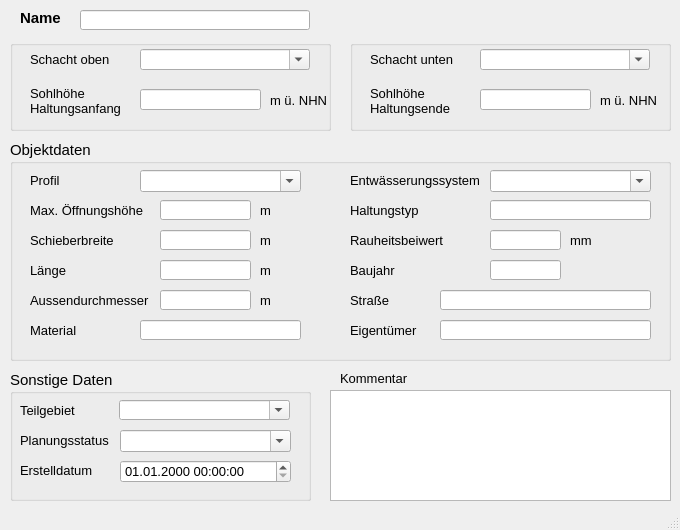
<?xml version="1.0" encoding="UTF-8"?>
<ui version="4.0">
 <class>MainWindow</class>
 <widget class="QMainWindow" name="MainWindow">
  <property name="geometry">
   <rect>
    <x>0</x>
    <y>0</y>
    <width>680</width>
    <height>530</height>
   </rect>
  </property>
  <property name="minimumSize">
   <size>
    <width>680</width>
    <height>530</height>
   </size>
  </property>
  <property name="font">
   <font>
    <family>Tahoma</family>
    <pointsize>10</pointsize>
   </font>
  </property>
  <property name="windowTitle">
   <string>Schieber</string>
  </property>
  <widget class="QWidget" name="centralwidget">
   <widget class="QLabel" name="label">
    <property name="geometry">
     <rect>
      <x>20</x>
      <y>10</y>
      <width>60</width>
      <height>16</height>
     </rect>
    </property>
    <property name="font">
     <font>
      <family>Tahoma</family>
      <pointsize>11</pointsize>
      <weight>75</weight>
      <bold>true</bold>
     </font>
    </property>
    <property name="text">
     <string>Name</string>
    </property>
   </widget>
   <widget class="QLineEdit" name="haltnam">
    <property name="geometry">
     <rect>
      <x>80</x>
      <y>10</y>
      <width>230</width>
      <height>20</height>
     </rect>
    </property>
    <property name="font">
     <font>
      <family>Tahoma</family>
      <pointsize>11</pointsize>
     </font>
    </property>
    <property name="toolTip">
     <string>&lt;html&gt;&lt;head/&gt;&lt;body&gt;&lt;p&gt;Eindeutige Bezeichnung&lt;/p&gt;&lt;/body&gt;&lt;/html&gt;</string>
    </property>
    <property name="statusTip">
     <string>Eindeutige Bezeichnung</string>
    </property>
   </widget>
   <widget class="QLabel" name="label_22">
    <property name="geometry">
     <rect>
      <x>340</x>
      <y>370</y>
      <width>81</width>
      <height>16</height>
     </rect>
    </property>
    <property name="font">
     <font>
      <family>Tahoma</family>
      <pointsize>10</pointsize>
     </font>
    </property>
    <property name="text">
     <string>Kommentar</string>
    </property>
   </widget>
   <widget class="QTextEdit" name="kommentar">
    <property name="geometry">
     <rect>
      <x>330</x>
      <y>390</y>
      <width>341</width>
      <height>111</height>
     </rect>
    </property>
    <property name="font">
     <font>
      <family>Tahoma</family>
      <pointsize>10</pointsize>
     </font>
    </property>
    <property name="toolTip">
     <string>&lt;html&gt;&lt;head/&gt;&lt;body&gt;&lt;p&gt;Platz für zusätzliche Kommentare&lt;/p&gt;&lt;/body&gt;&lt;/html&gt;</string>
    </property>
    <property name="statusTip">
     <string>Platz für zusätzliche Kommentare</string>
    </property>
   </widget>
   <widget class="QGroupBox" name="groupBox_3">
    <property name="geometry">
     <rect>
      <x>10</x>
      <y>370</y>
      <width>301</width>
      <height>131</height>
     </rect>
    </property>
    <property name="font">
     <font>
      <family>Tahoma</family>
      <pointsize>11</pointsize>
     </font>
    </property>
    <property name="title">
     <string>Sonstige Daten</string>
    </property>
    <widget class="QComboBox" name="teilgebiet">
     <property name="geometry">
      <rect>
       <x>109</x>
       <y>30</y>
       <width>171</width>
       <height>20</height>
      </rect>
     </property>
     <property name="font">
      <font>
       <family>Tahoma</family>
       <pointsize>10</pointsize>
      </font>
     </property>
     <property name="toolTip">
      <string>&lt;html&gt;&lt;head/&gt;&lt;body&gt;&lt;p&gt;Zuordnung zu definiertem Teilgebiet&lt;/p&gt;&lt;/body&gt;&lt;/html&gt;</string>
     </property>
     <property name="statusTip">
      <string>Zuordnung zu definiertem Teilgebiet</string>
     </property>
     <property name="editable">
      <bool>true</bool>
     </property>
    </widget>
    <widget class="QLabel" name="label_11">
     <property name="geometry">
      <rect>
       <x>10</x>
       <y>30</y>
       <width>71</width>
       <height>20</height>
      </rect>
     </property>
     <property name="font">
      <font>
       <family>Tahoma</family>
       <pointsize>10</pointsize>
      </font>
     </property>
     <property name="text">
      <string>Teilgebiet</string>
     </property>
     <property name="buddy">
      <cstring>simstatus</cstring>
     </property>
    </widget>
    <widget class="QComboBox" name="simstatus">
     <property name="geometry">
      <rect>
       <x>110</x>
       <y>60</y>
       <width>171</width>
       <height>22</height>
      </rect>
     </property>
     <property name="font">
      <font>
       <family>Tahoma</family>
       <pointsize>10</pointsize>
      </font>
     </property>
     <property name="toolTip">
      <string>&lt;html&gt;&lt;head/&gt;&lt;body&gt;&lt;p&gt;&lt;span style=&quot; font-family:'Calibri','sans-serif'; font-size:11pt;&quot;&gt;aktueller Status (z.B. vorhanden, in Planung etc.)&lt;/span&gt;&lt;/p&gt;&lt;/body&gt;&lt;/html&gt;</string>
     </property>
     <property name="statusTip">
      <string>aktueller Status (z.B. vorhanden, in Planung etc.)</string>
     </property>
     <property name="editable">
      <bool>true</bool>
     </property>
    </widget>
    <widget class="QgsDateTimeEdit" name="createdat">
     <property name="geometry">
      <rect>
       <x>110</x>
       <y>90</y>
       <width>171</width>
       <height>23</height>
      </rect>
     </property>
     <property name="font">
      <font>
       <family>Tahoma</family>
       <pointsize>10</pointsize>
      </font>
     </property>
     <property name="currentSection">
      <enum>QDateTimeEdit::DaySection</enum>
     </property>
     <property name="displayFormat">
      <string>dd.MM.yyyy HH:mm:ss</string>
     </property>
    </widget>
    <widget class="QLabel" name="label_10">
     <property name="geometry">
      <rect>
       <x>10</x>
       <y>60</y>
       <width>111</width>
       <height>21</height>
      </rect>
     </property>
     <property name="font">
      <font>
       <family>Tahoma</family>
       <pointsize>10</pointsize>
      </font>
     </property>
     <property name="text">
      <string>Planungsstatus</string>
     </property>
     <property name="buddy">
      <cstring>simstatus</cstring>
     </property>
    </widget>
    <widget class="QLabel" name="label_71">
     <property name="geometry">
      <rect>
       <x>10</x>
       <y>90</y>
       <width>151</width>
       <height>21</height>
      </rect>
     </property>
     <property name="font">
      <font>
       <family>Tahoma</family>
       <pointsize>10</pointsize>
      </font>
     </property>
     <property name="text">
      <string>Erstelldatum</string>
     </property>
    </widget>
   </widget>
   <widget class="QGroupBox" name="groupBox_2">
    <property name="geometry">
     <rect>
      <x>10</x>
      <y>140</y>
      <width>661</width>
      <height>221</height>
     </rect>
    </property>
    <property name="font">
     <font>
      <family>Tahoma</family>
      <pointsize>11</pointsize>
     </font>
    </property>
    <property name="title">
     <string>Objektdaten</string>
    </property>
    <widget class="QComboBox" name="entwart">
     <property name="geometry">
      <rect>
       <x>480</x>
       <y>30</y>
       <width>161</width>
       <height>22</height>
      </rect>
     </property>
     <property name="font">
      <font>
       <family>Tahoma</family>
       <pointsize>10</pointsize>
      </font>
     </property>
     <property name="toolTip">
      <string>&lt;html&gt;&lt;head/&gt;&lt;body&gt;&lt;p&gt;vorh. Entwässerungssystem (z.B. Mischwasser, Regenwasser etc.)&lt;/p&gt;&lt;/body&gt;&lt;/html&gt;</string>
     </property>
     <property name="statusTip">
      <string>vorh. Entwässerungssystem (z.B. Mischwasser, Regenwasser etc.)</string>
     </property>
     <property name="editable">
      <bool>true</bool>
     </property>
    </widget>
    <widget class="QLabel" name="label_16">
     <property name="geometry">
      <rect>
       <x>250</x>
       <y>60</y>
       <width>31</width>
       <height>21</height>
      </rect>
     </property>
     <property name="font">
      <font>
       <family>Tahoma</family>
       <pointsize>10</pointsize>
      </font>
     </property>
     <property name="text">
      <string>m </string>
     </property>
    </widget>
    <widget class="QLabel" name="label_7">
     <property name="geometry">
      <rect>
       <x>20</x>
       <y>60</y>
       <width>121</width>
       <height>20</height>
      </rect>
     </property>
     <property name="font">
      <font>
       <family>Tahoma</family>
       <pointsize>10</pointsize>
      </font>
     </property>
     <property name="text">
      <string>Max. Öffnungshöhe</string>
     </property>
    </widget>
    <widget class="QLabel" name="label_20">
     <property name="geometry">
      <rect>
       <x>250</x>
       <y>90</y>
       <width>31</width>
       <height>21</height>
      </rect>
     </property>
     <property name="font">
      <font>
       <family>Tahoma</family>
       <pointsize>10</pointsize>
      </font>
     </property>
     <property name="text">
      <string>m </string>
     </property>
    </widget>
    <widget class="QLineEdit" name="hoehe">
     <property name="geometry">
      <rect>
       <x>150</x>
       <y>60</y>
       <width>91</width>
       <height>20</height>
      </rect>
     </property>
     <property name="font">
      <font>
       <family>Tahoma</family>
       <pointsize>10</pointsize>
      </font>
     </property>
     <property name="toolTip">
      <string>&lt;html&gt;&lt;head/&gt;&lt;body&gt;&lt;p&gt;maximale Hubhöhe, d.h. höchste Schieberstellung&lt;/p&gt;&lt;/body&gt;&lt;/html&gt;</string>
     </property>
     <property name="statusTip">
      <string>maximale Hubhöhe, d.h. höchste Schieberstellung</string>
     </property>
    </widget>
    <widget class="QLabel" name="label_13">
     <property name="geometry">
      <rect>
       <x>20</x>
       <y>90</y>
       <width>121</width>
       <height>20</height>
      </rect>
     </property>
     <property name="font">
      <font>
       <family>Tahoma</family>
       <pointsize>10</pointsize>
      </font>
     </property>
     <property name="text">
      <string>Schieberbreite</string>
     </property>
    </widget>
    <widget class="QLineEdit" name="breite">
     <property name="geometry">
      <rect>
       <x>150</x>
       <y>90</y>
       <width>91</width>
       <height>20</height>
      </rect>
     </property>
     <property name="font">
      <font>
       <family>Tahoma</family>
       <pointsize>10</pointsize>
      </font>
     </property>
     <property name="toolTip">
      <string>&lt;html&gt;&lt;head/&gt;&lt;body&gt;&lt;p&gt;Bedeutung hängt vom Profiltyp ab&lt;/p&gt;&lt;/body&gt;&lt;/html&gt;</string>
     </property>
     <property name="statusTip">
      <string>Bedeutung hängt vom Profiltyp ab</string>
     </property>
    </widget>
    <widget class="QLabel" name="label_51">
     <property name="geometry">
      <rect>
       <x>340</x>
       <y>30</y>
       <width>140</width>
       <height>20</height>
      </rect>
     </property>
     <property name="font">
      <font>
       <family>Tahoma</family>
       <pointsize>10</pointsize>
      </font>
     </property>
     <property name="text">
      <string>Entwässerungssystem</string>
     </property>
    </widget>
    <widget class="QLabel" name="label_54">
     <property name="geometry">
      <rect>
       <x>20</x>
       <y>30</y>
       <width>91</width>
       <height>21</height>
      </rect>
     </property>
     <property name="font">
      <font>
       <family>Tahoma</family>
       <pointsize>10</pointsize>
      </font>
     </property>
     <property name="text">
      <string>Profil</string>
     </property>
    </widget>
    <widget class="QComboBox" name="profilnam">
     <property name="geometry">
      <rect>
       <x>130</x>
       <y>30</y>
       <width>161</width>
       <height>22</height>
      </rect>
     </property>
     <property name="font">
      <font>
       <family>Tahoma</family>
       <pointsize>10</pointsize>
      </font>
     </property>
     <property name="toolTip">
      <string/>
     </property>
     <property name="statusTip">
      <string/>
     </property>
     <property name="editable">
      <bool>true</bool>
     </property>
    </widget>
    <widget class="QLabel" name="label_17">
     <property name="geometry">
      <rect>
       <x>20</x>
       <y>120</y>
       <width>151</width>
       <height>21</height>
      </rect>
     </property>
     <property name="font">
      <font>
       <family>Tahoma</family>
       <pointsize>10</pointsize>
      </font>
     </property>
     <property name="text">
      <string>Länge</string>
     </property>
    </widget>
    <widget class="QLabel" name="label_21">
     <property name="geometry">
      <rect>
       <x>250</x>
       <y>120</y>
       <width>31</width>
       <height>21</height>
      </rect>
     </property>
     <property name="font">
      <font>
       <family>Tahoma</family>
       <pointsize>10</pointsize>
      </font>
     </property>
     <property name="text">
      <string>m </string>
     </property>
    </widget>
    <widget class="QLineEdit" name="laenge">
     <property name="geometry">
      <rect>
       <x>150</x>
       <y>120</y>
       <width>91</width>
       <height>20</height>
      </rect>
     </property>
     <property name="font">
      <font>
       <family>Tahoma</family>
       <pointsize>10</pointsize>
      </font>
     </property>
     <property name="toolTip">
      <string/>
     </property>
     <property name="statusTip">
      <string/>
     </property>
    </widget>
    <widget class="QLabel" name="label_27">
     <property name="geometry">
      <rect>
       <x>250</x>
       <y>150</y>
       <width>31</width>
       <height>21</height>
      </rect>
     </property>
     <property name="font">
      <font>
       <family>Tahoma</family>
       <pointsize>10</pointsize>
      </font>
     </property>
     <property name="text">
      <string>m</string>
     </property>
    </widget>
    <widget class="QLabel" name="label_14">
     <property name="geometry">
      <rect>
       <x>20</x>
       <y>150</y>
       <width>121</width>
       <height>21</height>
      </rect>
     </property>
     <property name="font">
      <font>
       <family>Tahoma</family>
       <pointsize>10</pointsize>
      </font>
     </property>
     <property name="text">
      <string>Aussendurchmesser</string>
     </property>
    </widget>
    <widget class="QLineEdit" name="aussendurchmesser">
     <property name="geometry">
      <rect>
       <x>150</x>
       <y>150</y>
       <width>91</width>
       <height>20</height>
      </rect>
     </property>
     <property name="toolTip">
      <string/>
     </property>
     <property name="statusTip">
      <string/>
     </property>
    </widget>
    <widget class="QLineEdit" name="baujahr">
     <property name="geometry">
      <rect>
       <x>480</x>
       <y>120</y>
       <width>71</width>
       <height>20</height>
      </rect>
     </property>
     <property name="toolTip">
      <string/>
     </property>
     <property name="statusTip">
      <string/>
     </property>
    </widget>
    <widget class="QLineEdit" name="ks">
     <property name="geometry">
      <rect>
       <x>480</x>
       <y>90</y>
       <width>71</width>
       <height>20</height>
      </rect>
     </property>
     <property name="font">
      <font>
       <family>Tahoma</family>
       <pointsize>10</pointsize>
      </font>
     </property>
     <property name="toolTip">
      <string>&lt;html&gt;&lt;head/&gt;&lt;body&gt;&lt;p&gt;Absolute Rauheit gemäß Prandtl-Colebrook&lt;/p&gt;&lt;/body&gt;&lt;/html&gt;</string>
     </property>
     <property name="statusTip">
      <string>Absolute Rauheit gemäß Prandtl-Colebrook</string>
     </property>
    </widget>
    <widget class="QLabel" name="label_15">
     <property name="geometry">
      <rect>
       <x>340</x>
       <y>60</y>
       <width>101</width>
       <height>21</height>
      </rect>
     </property>
     <property name="font">
      <font>
       <family>Tahoma</family>
       <pointsize>10</pointsize>
      </font>
     </property>
     <property name="text">
      <string>Haltungstyp</string>
     </property>
    </widget>
    <widget class="QLabel" name="label_66">
     <property name="geometry">
      <rect>
       <x>340</x>
       <y>150</y>
       <width>100</width>
       <height>20</height>
      </rect>
     </property>
     <property name="font">
      <font>
       <family>Tahoma</family>
       <pointsize>10</pointsize>
      </font>
     </property>
     <property name="text">
      <string>Straße</string>
     </property>
    </widget>
    <widget class="QLabel" name="label_12">
     <property name="geometry">
      <rect>
       <x>340</x>
       <y>120</y>
       <width>101</width>
       <height>21</height>
      </rect>
     </property>
     <property name="font">
      <font>
       <family>Tahoma</family>
       <pointsize>10</pointsize>
      </font>
     </property>
     <property name="text">
      <string>Baujahr</string>
     </property>
    </widget>
    <widget class="QLineEdit" name="eigentum">
     <property name="geometry">
      <rect>
       <x>430</x>
       <y>180</y>
       <width>211</width>
       <height>20</height>
      </rect>
     </property>
     <property name="toolTip">
      <string/>
     </property>
     <property name="statusTip">
      <string/>
     </property>
    </widget>
    <widget class="QLabel" name="label_61">
     <property name="geometry">
      <rect>
       <x>340</x>
       <y>90</y>
       <width>101</width>
       <height>21</height>
      </rect>
     </property>
     <property name="font">
      <font>
       <family>Tahoma</family>
       <pointsize>10</pointsize>
      </font>
     </property>
     <property name="text">
      <string>Rauheitsbeiwert</string>
     </property>
    </widget>
    <widget class="QLabel" name="label_65">
     <property name="geometry">
      <rect>
       <x>340</x>
       <y>180</y>
       <width>100</width>
       <height>20</height>
      </rect>
     </property>
     <property name="font">
      <font>
       <family>Tahoma</family>
       <pointsize>10</pointsize>
      </font>
     </property>
     <property name="text">
      <string>Eigentümer</string>
     </property>
    </widget>
    <widget class="QLineEdit" name="haltungstyp">
     <property name="geometry">
      <rect>
       <x>480</x>
       <y>60</y>
       <width>161</width>
       <height>20</height>
      </rect>
     </property>
    </widget>
    <widget class="QLineEdit" name="strasse">
     <property name="geometry">
      <rect>
       <x>430</x>
       <y>150</y>
       <width>211</width>
       <height>20</height>
      </rect>
     </property>
     <property name="toolTip">
      <string/>
     </property>
     <property name="statusTip">
      <string/>
     </property>
    </widget>
    <widget class="QLabel" name="label_23">
     <property name="geometry">
      <rect>
       <x>20</x>
       <y>180</y>
       <width>101</width>
       <height>21</height>
      </rect>
     </property>
     <property name="font">
      <font>
       <family>Tahoma</family>
       <pointsize>10</pointsize>
      </font>
     </property>
     <property name="text">
      <string>Material</string>
     </property>
    </widget>
    <widget class="QLineEdit" name="material">
     <property name="geometry">
      <rect>
       <x>130</x>
       <y>180</y>
       <width>161</width>
       <height>20</height>
      </rect>
     </property>
     <property name="toolTip">
      <string/>
     </property>
     <property name="statusTip">
      <string/>
     </property>
    </widget>
    <widget class="QLabel" name="label_26">
     <property name="geometry">
      <rect>
       <x>560</x>
       <y>90</y>
       <width>31</width>
       <height>21</height>
      </rect>
     </property>
     <property name="font">
      <font>
       <family>Tahoma</family>
       <pointsize>10</pointsize>
      </font>
     </property>
     <property name="text">
      <string>mm</string>
     </property>
    </widget>
   </widget>
   <widget class="QGroupBox" name="groupBox_4">
    <property name="geometry">
     <rect>
      <x>10</x>
      <y>40</y>
      <width>321</width>
      <height>91</height>
     </rect>
    </property>
    <property name="font">
     <font>
      <family>Tahoma</family>
      <pointsize>11</pointsize>
     </font>
    </property>
    <property name="title">
     <string/>
    </property>
    <widget class="QComboBox" name="schoben">
     <property name="geometry">
      <rect>
       <x>130</x>
       <y>9</y>
       <width>170</width>
       <height>21</height>
      </rect>
     </property>
     <property name="font">
      <font>
       <family>Tahoma</family>
       <pointsize>10</pointsize>
      </font>
     </property>
     <property name="toolTip">
      <string>&lt;html&gt;&lt;head/&gt;&lt;body&gt;&lt;p&gt;Name des oberen Schachts&lt;/p&gt;&lt;/body&gt;&lt;/html&gt;</string>
     </property>
     <property name="statusTip">
      <string>Name des oberen Schachts</string>
     </property>
     <property name="editable">
      <bool>true</bool>
     </property>
    </widget>
    <widget class="QLabel" name="label_3">
     <property name="geometry">
      <rect>
       <x>20</x>
       <y>9</y>
       <width>90</width>
       <height>21</height>
      </rect>
     </property>
     <property name="font">
      <font>
       <family>Tahoma</family>
       <pointsize>10</pointsize>
      </font>
     </property>
     <property name="text">
      <string>Schacht oben</string>
     </property>
    </widget>
    <widget class="QLabel" name="label_28">
     <property name="geometry">
      <rect>
       <x>20</x>
       <y>40</y>
       <width>101</width>
       <height>41</height>
      </rect>
     </property>
     <property name="font">
      <font>
       <family>Tahoma</family>
       <pointsize>10</pointsize>
      </font>
     </property>
     <property name="text">
      <string>Sohlhöhe
Haltungsanfang</string>
     </property>
    </widget>
    <widget class="QLabel" name="label_18">
     <property name="geometry">
      <rect>
       <x>260</x>
       <y>50</y>
       <width>61</width>
       <height>21</height>
      </rect>
     </property>
     <property name="font">
      <font>
       <family>Tahoma</family>
       <pointsize>10</pointsize>
      </font>
     </property>
     <property name="text">
      <string>m ü. NHN</string>
     </property>
    </widget>
    <widget class="QLineEdit" name="sohleoben">
     <property name="geometry">
      <rect>
       <x>130</x>
       <y>49</y>
       <width>121</width>
       <height>21</height>
      </rect>
     </property>
     <property name="font">
      <font>
       <family>Tahoma</family>
       <pointsize>10</pointsize>
      </font>
     </property>
     <property name="toolTip">
      <string/>
     </property>
     <property name="statusTip">
      <string/>
     </property>
    </widget>
   </widget>
   <widget class="QGroupBox" name="groupBox_5">
    <property name="geometry">
     <rect>
      <x>350</x>
      <y>40</y>
      <width>321</width>
      <height>91</height>
     </rect>
    </property>
    <property name="font">
     <font>
      <family>Tahoma</family>
      <pointsize>11</pointsize>
     </font>
    </property>
    <property name="title">
     <string/>
    </property>
    <widget class="QComboBox" name="schunten">
     <property name="geometry">
      <rect>
       <x>130</x>
       <y>9</y>
       <width>170</width>
       <height>21</height>
      </rect>
     </property>
     <property name="font">
      <font>
       <family>Tahoma</family>
       <pointsize>10</pointsize>
      </font>
     </property>
     <property name="toolTip">
      <string>&lt;html&gt;&lt;head/&gt;&lt;body&gt;&lt;p&gt;Name des unteren Schachts&lt;/p&gt;&lt;/body&gt;&lt;/html&gt;</string>
     </property>
     <property name="statusTip">
      <string>Name des unteren Schachts</string>
     </property>
     <property name="editable">
      <bool>true</bool>
     </property>
    </widget>
    <widget class="QLabel" name="label_9">
     <property name="geometry">
      <rect>
       <x>20</x>
       <y>9</y>
       <width>100</width>
       <height>21</height>
      </rect>
     </property>
     <property name="font">
      <font>
       <family>Tahoma</family>
       <pointsize>10</pointsize>
      </font>
     </property>
     <property name="text">
      <string>Schacht unten</string>
     </property>
    </widget>
    <widget class="QLabel" name="label_29">
     <property name="geometry">
      <rect>
       <x>20</x>
       <y>40</y>
       <width>91</width>
       <height>41</height>
      </rect>
     </property>
     <property name="font">
      <font>
       <family>Tahoma</family>
       <pointsize>10</pointsize>
      </font>
     </property>
     <property name="text">
      <string>Sohlhöhe
Haltungsende</string>
     </property>
    </widget>
    <widget class="QLineEdit" name="sohleunten">
     <property name="geometry">
      <rect>
       <x>130</x>
       <y>49</y>
       <width>111</width>
       <height>21</height>
      </rect>
     </property>
     <property name="font">
      <font>
       <family>Tahoma</family>
       <pointsize>10</pointsize>
      </font>
     </property>
     <property name="toolTip">
      <string/>
     </property>
     <property name="statusTip">
      <string/>
     </property>
    </widget>
    <widget class="QLabel" name="label_19">
     <property name="geometry">
      <rect>
       <x>250</x>
       <y>50</y>
       <width>61</width>
       <height>21</height>
      </rect>
     </property>
     <property name="font">
      <font>
       <family>Tahoma</family>
       <pointsize>10</pointsize>
      </font>
     </property>
     <property name="text">
      <string>m ü. NHN</string>
     </property>
    </widget>
   </widget>
  </widget>
  <widget class="QMenuBar" name="menubar">
   <property name="geometry">
    <rect>
     <x>0</x>
     <y>0</y>
     <width>680</width>
     <height>22</height>
    </rect>
   </property>
  </widget>
  <widget class="QStatusBar" name="statusbar"/>
 </widget>
 <customwidgets>
  <customwidget>
   <class>QgsDateTimeEdit</class>
   <extends>QDateTimeEdit</extends>
   <header>qgsdatetimeedit.h</header>
  </customwidget>
 </customwidgets>
 <tabstops>
  <tabstop>haltnam</tabstop>
 </tabstops>
 <resources/>
 <connections/>
</ui>
